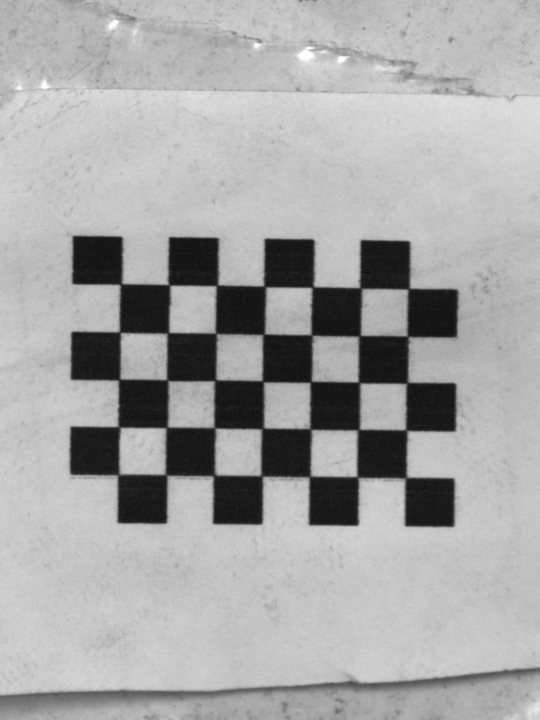
#> input picture calibracion/derecha/imagen01.jpg, 1080 x 1440 px, given in place of II38P_cam1.mp4, which was not available (shown at 1/2 size)
$ python main_offline_v2.py
#> lines starting #> are read from the running program, lines starting #| are printed output that depends on the picture; pictures that were not available may be replaced by others from this repository, and a replacement may not be noted
import os
import time
import csv
import cv2
import numpy as np
import matplotlib.pyplot as plt


# =========================================================
# CONFIGURACIÓN
# =========================================================

VIDEO_L = r"D:\MDT\Stereovision\II38P_cam1.mp4"
VIDEO_R = r"D:\MDT\Stereovision\II38P_cam2.mp4"

CARPETA_SALIDA = r"D:\MDT\Stereovision\resultados_II38P"
NOMBRE_EXPERIENCIA = "II38P"

# Frame usado para seleccionar puntos correspondientes.
FRAME_ALINEACION = 500

# =========================================================
# ORIENTACIÓN DE LOS VIDEOS
# =========================================================
#
# El código ONLINE definitivo ya guarda los videos orientados así:
#   cámara L (36933): 90° clockwise
#   cámara R (36930): 90° counterclockwise
#
# Los videos que vas a procesar ahora fueron grabados con el código
# ONLINE que ya aplicaba las rotaciones antes de guardarlos. Por eso
# el offline NO debe volver a rotarlos.
VIDEOS_YA_ROTADOS_ONLINE = True
#
# Para videos antiguos/crudos que NO hayan sido rotados durante la captura,
# cambia esta variable a False. En ese caso se aplicarán las rotaciones
# reales del montaje:
#   L -> 90° clockwise
#   R -> 90° counterclockwise
#
if VIDEOS_YA_ROTADOS_ONLINE:
    ROTACION_L = None
    ROTACION_R = None
else:
    ROTACION_L = cv2.ROTATE_90_CLOCKWISE
    ROTACION_R = cv2.ROTATE_90_COUNTERCLOCKWISE

FRAME_INICIAL = 0

# =========================================================
# MODO DE REPRODUCCIÓN
# =========================================================
#
# True:
#   El procesamiento intenta durar lo mismo que el video.
#   Si el cálculo no alcanza 30 FPS, omite automáticamente frames.
#
# False:
#   Procesa todos los frames, aunque tarde más que la duración del video.
MODO_TIEMPO_REAL = True

# Salto mínimo manual. En modo tiempo real el programa puede saltar
# más frames automáticamente cuando el procesamiento va atrasado.
SALTO_FRAMES = 1

# Distancia conocida del plano de referencia a las cámaras.
Z_REF_MM = 900.0

# Altura física inicial de la espuma cuando se presiona R.
# 1.2 cm = 12 mm.
ALTURA_REFERENCIA_MM = 12.0

# Selección manual de puntos.
MIN_PARES_MANUALES = 8
MAX_PARES_MANUALES = 40

# Rechazo de puntos atípicos.
RANSAC_THRESHOLD_PX = 4.0
MIN_INLIERS = 6

# Si es False, la transformación conserva exactamente la escala.
# Esto evita que el crisol se estire o encoja.
PERMITIR_ESCALA = False

# Disparidad.
MIN_DISPARITY = -128
NUM_DISPARITIES = 256
BLOCK_SIZE = 7

DISPARIDAD_ABS_MIN = 1.0
DISPARIDAD_ABS_MAX = 250.0
MIN_PIXELES_VALIDOS = 80

# La espuma ocupa solo una parte del ROI. La mediana de todo el ROI
# puede quedarse inmóvil. Se usa un percentil alto de la disparidad
# absoluta para seguir la superficie más cercana a las cámaras.
PERCENTIL_SUPERFICIE = 85.0

# Margen para descartar valores pegados a los límites de StereoSGBM.
MARGEN_LIMITE_DISPARIDAD = 1.0

# =========================================================
# MEJORA PARA VIDEOS YA GRABADOS CON EXCESO DE LUZ
# =========================================================
#
# Estas opciones no recuperan píxeles completamente saturados,
# pero mejoran las zonas que todavía conservan información.
MEJORAR_VIDEO_GRABADO = True

# Gamma > 1 oscurece las zonas brillantes.
GAMMA_CORRECCION = 1.5

# CLAHE moderado para recuperar contraste local.
CLAHE_CLIP_LIMIT = 1.5
CLAHE_TILE_GRID = (8, 8)

# Descartar píxeles casi negros o casi blancos.
INTENSIDAD_MIN_VALIDA = 8
INTENSIDAD_MAX_VALIDA = 245

# Si una fracción demasiado grande del ROI está saturada,
# se considera que la medición de ese frame no es confiable.
FRACCION_MAX_SATURADA_ROI = 0.45

# Visualización y guardado.
MOSTRAR_LINEAS_EPIPOLARES = True
SEPARACION_LINEAS = 50
GUARDAR_VIDEOS = False
VIDEO_CODEC = "mp4v"
VENTANA_MEDIANA = 5


# =========================================================
# ESTADO
# =========================================================

roi_data = {
    "seleccionado": False,
    "x": 0,
    "y": 0,
    "w": 0,
    "h": 0,
}

estado = {
    "pausado": True,
    "guardando": False,
    "d_ref": None,
    "K_ref": None,
}

historial_altura = []
tiempos_resultados = []
alturas_resultados = []


# =========================================================
# UTILIDADES
# =========================================================

def aplicar_rotacion(img, lado):
    """
    Aplica la rotación correspondiente a cada cámara.

    lado:
        "L" para cámara izquierda
        "R" para cámara derecha
    """

    if lado == "L":
        rotacion = ROTACION_L
    elif lado == "R":
        rotacion = ROTACION_R
    else:
        raise ValueError('lado debe ser "L" o "R".')

    if rotacion is None:
        return img.copy()

    return cv2.rotate(img, rotacion)


def abrir_video(path):
    cap = cv2.VideoCapture(path)
    if not cap.isOpened():
        raise RuntimeError(f"No se pudo abrir el video:\n{path}")
    return cap


def leer_frame(cap, indice, lado):
    """
    Lee un frame particular y aplica la rotación de su cámara.
    """
#> called with indice = 500, lado = 'L'

    cap.set(
        cv2.CAP_PROP_POS_FRAMES,
        indice,
    )

    ok, frame = cap.read()
#> frame is the input picture: shape (1440, 1080, 3); min 16, max 255, mean 166.5

    if not ok:
        return None

    return aplicar_rotacion(
        frame,
        lado,
    )


def put_text_outline(
    img,
    text,
    org,
    scale=0.6,
    color=(255, 255, 255),
    thickness=2,
):
    cv2.putText(
        img,
        text,
        org,
        cv2.FONT_HERSHEY_SIMPLEX,
        scale,
        (0, 0, 0),
        thickness + 4,
        cv2.LINE_AA,
    )
    cv2.putText(
        img,
        text,
        org,
        cv2.FONT_HERSHEY_SIMPLEX,
        scale,
        color,
        thickness,
        cv2.LINE_AA,
    )


# [28 lines left out: functions redimensionar_para_pantalla, dibujar_lineas, not called in this run]


# =========================================================
# SELECCIÓN MANUAL DE PUNTOS
# =========================================================

class SelectorPuntos:
    def __init__(self, frame_l, frame_r):
        if frame_l.shape[:2] != frame_r.shape[:2]:
            raise ValueError("Los frames deben tener el mismo tamaño.")

        self.frame_l = frame_l
        self.frame_r = frame_r
        self.h, self.w = frame_l.shape[:2]

        self.puntos_l = []
        self.puntos_r = []
        self.punto_l_pendiente = None

        self.ventana = "Seleccion manual de puntos"
        self.cancelado = False

    # [40 lines left out: function mouse_callback, not called in this run]

    def dibujar(self):
        izquierda = self.frame_l.copy()
        derecha = self.frame_r.copy()

        for i, (pl, pr) in enumerate(
            zip(self.puntos_l, self.puntos_r),
            start=1,
        ):
            xl, yl = map(int, pl)
            xr, yr = map(int, pr)

            cv2.circle(izquierda, (xl, yl), 6, (0, 255, 0), -1)
            cv2.circle(derecha, (xr, yr), 6, (0, 255, 0), -1)

            put_text_outline(
                izquierda,
                str(i),
                (xl + 8, yl - 8),
                0.55,
                (0, 255, 0),
                1,
            )

            put_text_outline(
                derecha,
                str(i),
                (xr + 8, yr - 8),
                0.55,
                (0, 255, 0),
                1,
            )

        if self.punto_l_pendiente is not None:
            x, y = map(int, self.punto_l_pendiente)
            cv2.circle(izquierda, (x, y), 7, (0, 165, 255), -1)

        put_text_outline(
            izquierda,
            f"IZQUIERDA - pares: {len(self.puntos_l)}",
            (20, 30),
            0.65,
            (255, 255, 0),
        )

        put_text_outline(
            derecha,
            "DERECHA",
            (20, 30),
            0.65,
            (255, 255, 0),
        )

        put_text_outline(
            izquierda,
            (
                "Click L -> mismo punto R | ENTER terminar | "
                "Boton derecho deshacer | C limpiar | Q cancelar"
            ),
            (20, self.h - 20),
            0.42,
            (255, 255, 255),
            1,
        )
#> call 3 of put_text_outline, with org = (20, 1420), scale = 0.42, color = (255, 255, 255), thickness = 1
#> in put_text_outline (call 3), `cv2.putText( img, text, org, cv2.FONT_HERSHEY_SIMPLEX, scale, color, t..`:
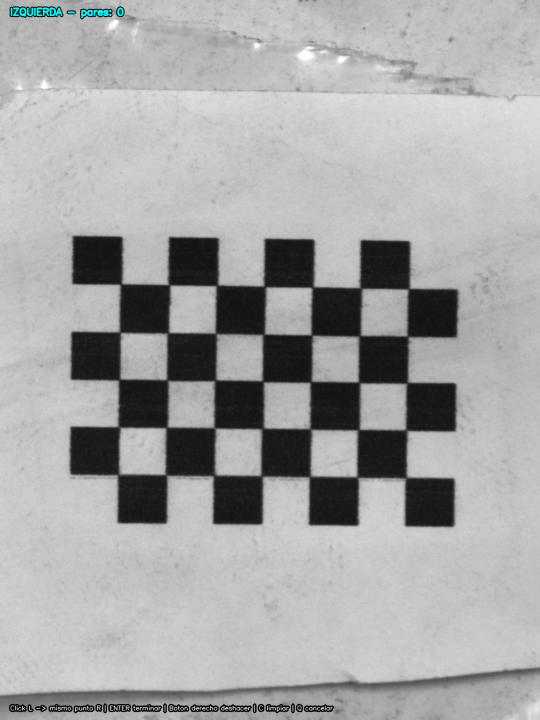
#> img: shape (1440, 1080, 3) (shown at 1/2 size); mean of channels 0, 1, 2 165.9, 165.9, 165.6; drawn as B, G, R

        return np.hstack([izquierda, derecha])
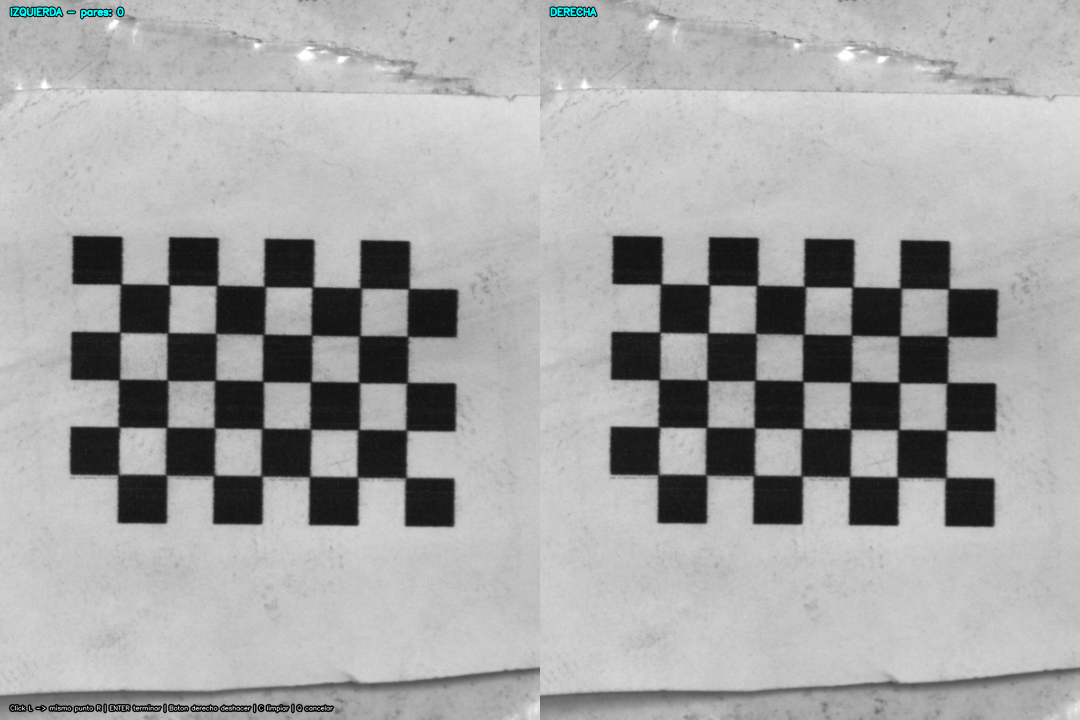
#> returned value: shape (1440, 2160, 3) (shown at 1/2 size); mean of channels 0, 1, 2 166.2, 166.2, 165.9; drawn as B, G, R

    def ejecutar(self):
        cv2.namedWindow(self.ventana, cv2.WINDOW_NORMAL)
        cv2.setMouseCallback(self.ventana, self.mouse_callback)

        print("\n===================================")
        print("SELECCIÓN MANUAL")
        print("===================================")
        print("Selecciona primero en la izquierda y luego en la derecha.")
        print("Usa detalles físicos, no textos ni rectángulos añadidos.")
        print("Usa puntos repartidos por toda la zona física visible.")
        print("ENTER termina, botón derecho deshace, C limpia, Q cancela.")

        while True:
            cv2.imshow(self.ventana, self.dibujar())
            key = cv2.waitKey(20) & 0xFF
#> (key q is pressed here)

            if key in (13, 10):
                if self.punto_l_pendiente is not None:
                    print("Completa o cancela el punto pendiente.")
                    continue

                if len(self.puntos_l) < MIN_PARES_MANUALES:
                    print(
                        f"Necesitas al menos {MIN_PARES_MANUALES} pares. "
                        f"Actualmente tienes {len(self.puntos_l)}."
                    )
                    continue

                break

            if key in (ord("c"), ord("C")):
                self.puntos_l.clear()
                self.puntos_r.clear()
                self.punto_l_pendiente = None
                print("Puntos eliminados.")

            if key in (ord("q"), ord("Q"), 27):
                self.cancelado = True
                break

            if len(self.puntos_l) >= MAX_PARES_MANUALES:
                print(f"Se alcanzó el máximo de {MAX_PARES_MANUALES} pares.")
                break

        cv2.destroyWindow(self.ventana)

        if self.cancelado:
#> (the run stopped early here; a loop or call above may not have finished)

$ run again, on calibracion/derecha/imagen02.jpg
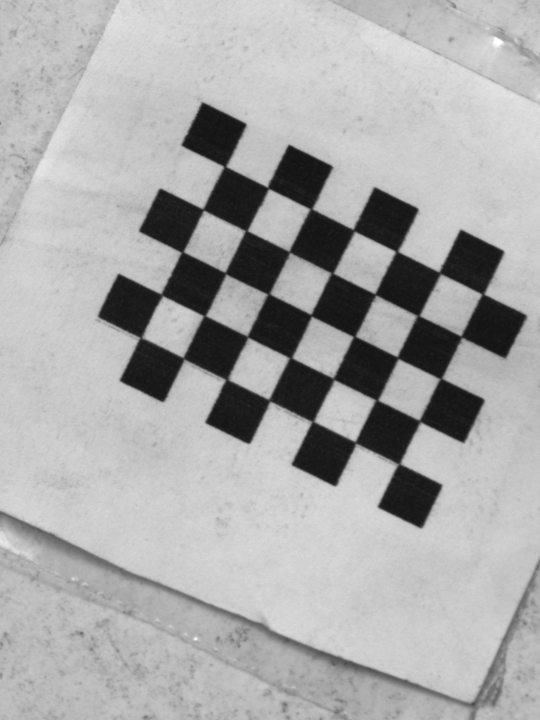
#> input picture calibracion/derecha/imagen02.jpg, 1080 x 1440 px, given in place of II38P_cam1.mp4, which was not available (shown at 1/2 size)
#> in leer_frame, frame is the input picture: shape (1440, 1080, 3); min 15, max 255, mean 169.7
#> in put_text_outline (call 3), `cv2.putText( img, text, org, cv2.FONT_HERSHEY_SIMPLEX, scale, color, t..`:
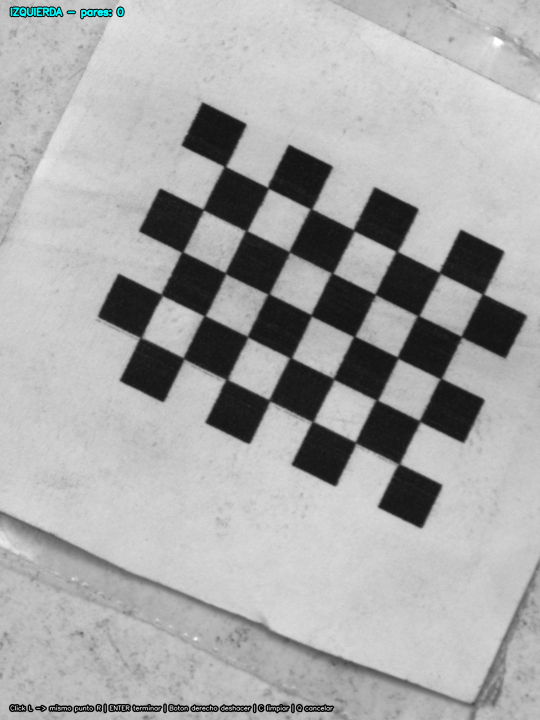
#> img: shape (1440, 1080, 3) (shown at 1/2 size); mean of channels 0, 1, 2 168.9, 168.9, 168.6; drawn as B, G, R
#> in dibujar, `return np.hstack([izquierda, derecha])`:
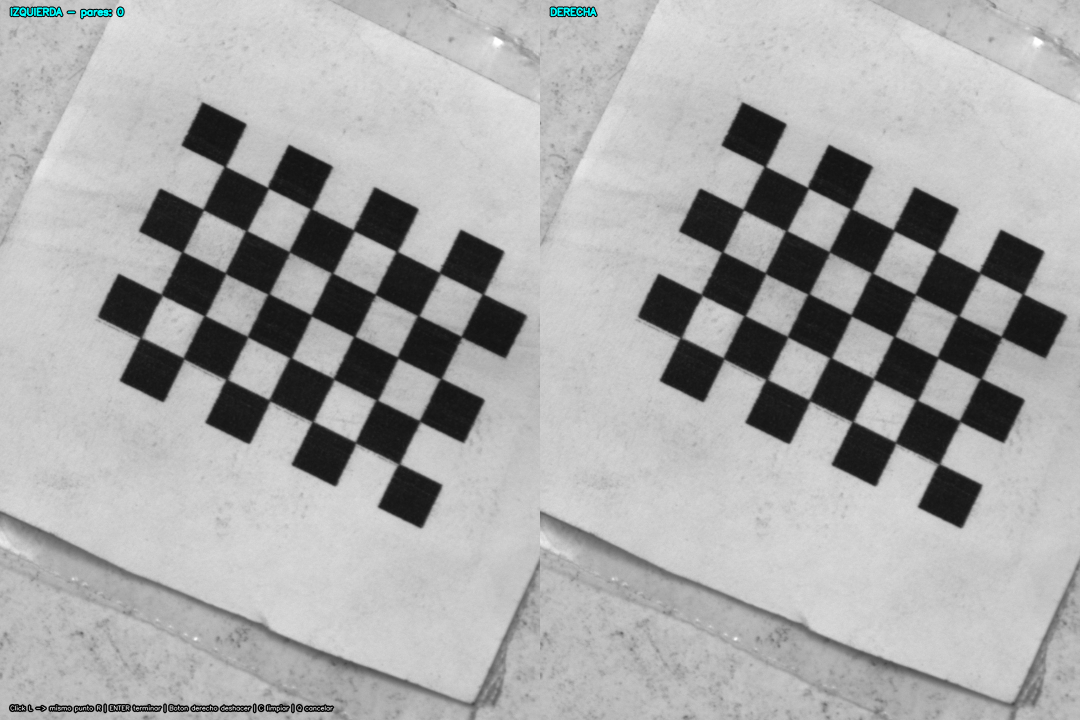
#> returned value: shape (1440, 2160, 3) (shown at 1/2 size); mean of channels 0, 1, 2 169.3, 169.3, 169.1; drawn as B, G, R

$ run again, on calibracion/derecha/imagen03.jpg
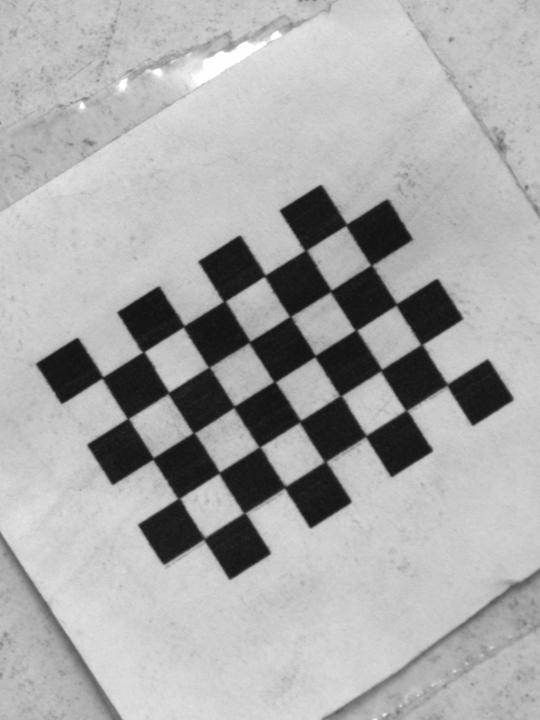
#> input picture calibracion/derecha/imagen03.jpg, 1080 x 1440 px, given in place of II38P_cam1.mp4, which was not available (shown at 1/2 size)
#> in leer_frame, frame is the input picture: shape (1440, 1080, 3); min 16, max 255, mean 170
#> in put_text_outline (call 3), `cv2.putText( img, text, org, cv2.FONT_HERSHEY_SIMPLEX, scale, color, t..`:
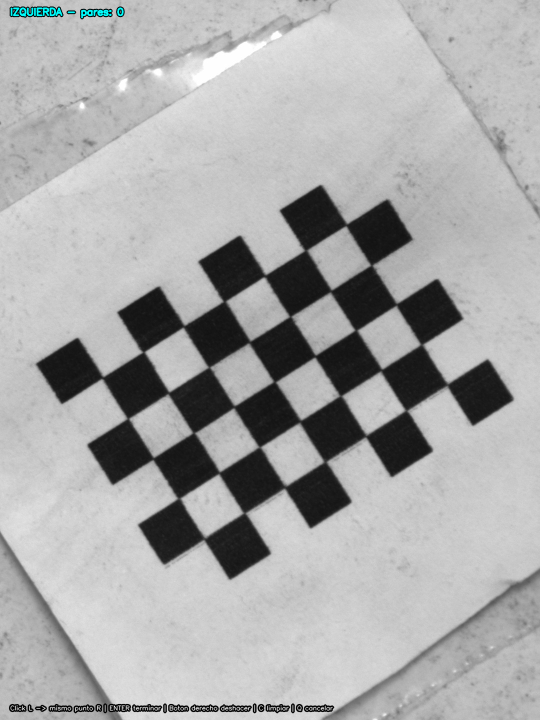
#> img: shape (1440, 1080, 3) (shown at 1/2 size); mean of channels 0, 1, 2 169.1, 169.1, 168.8; drawn as B, G, R
#> in dibujar, `return np.hstack([izquierda, derecha])`:
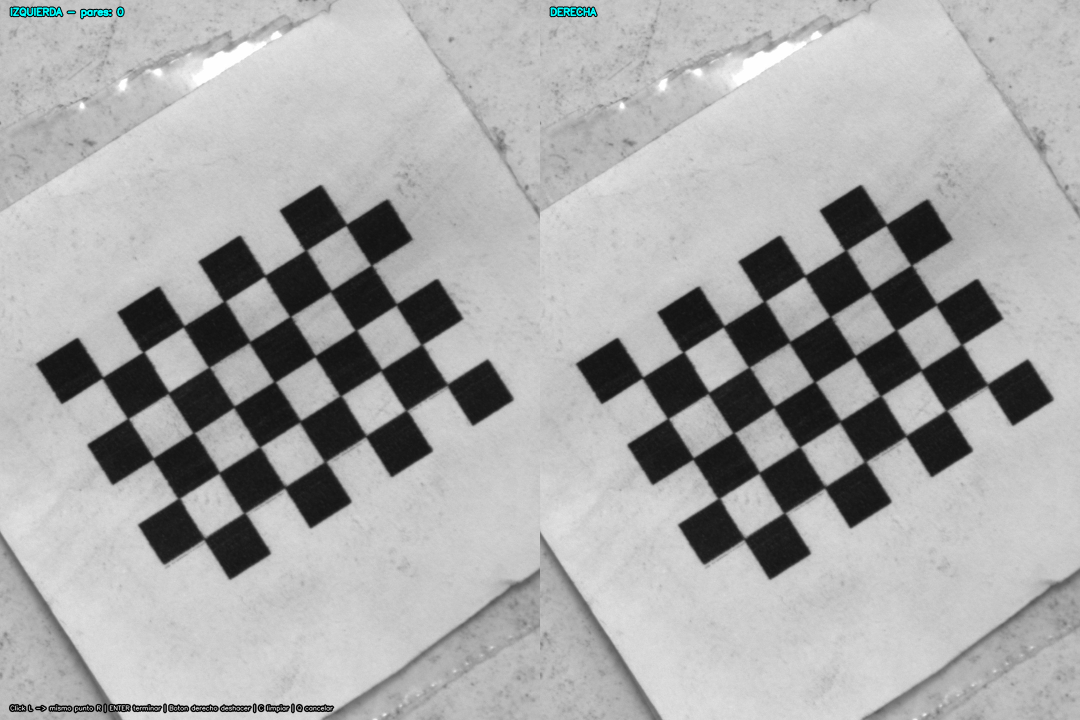
#> returned value: shape (1440, 2160, 3) (shown at 1/2 size); mean of channels 0, 1, 2 169.5, 169.5, 169.3; drawn as B, G, R
